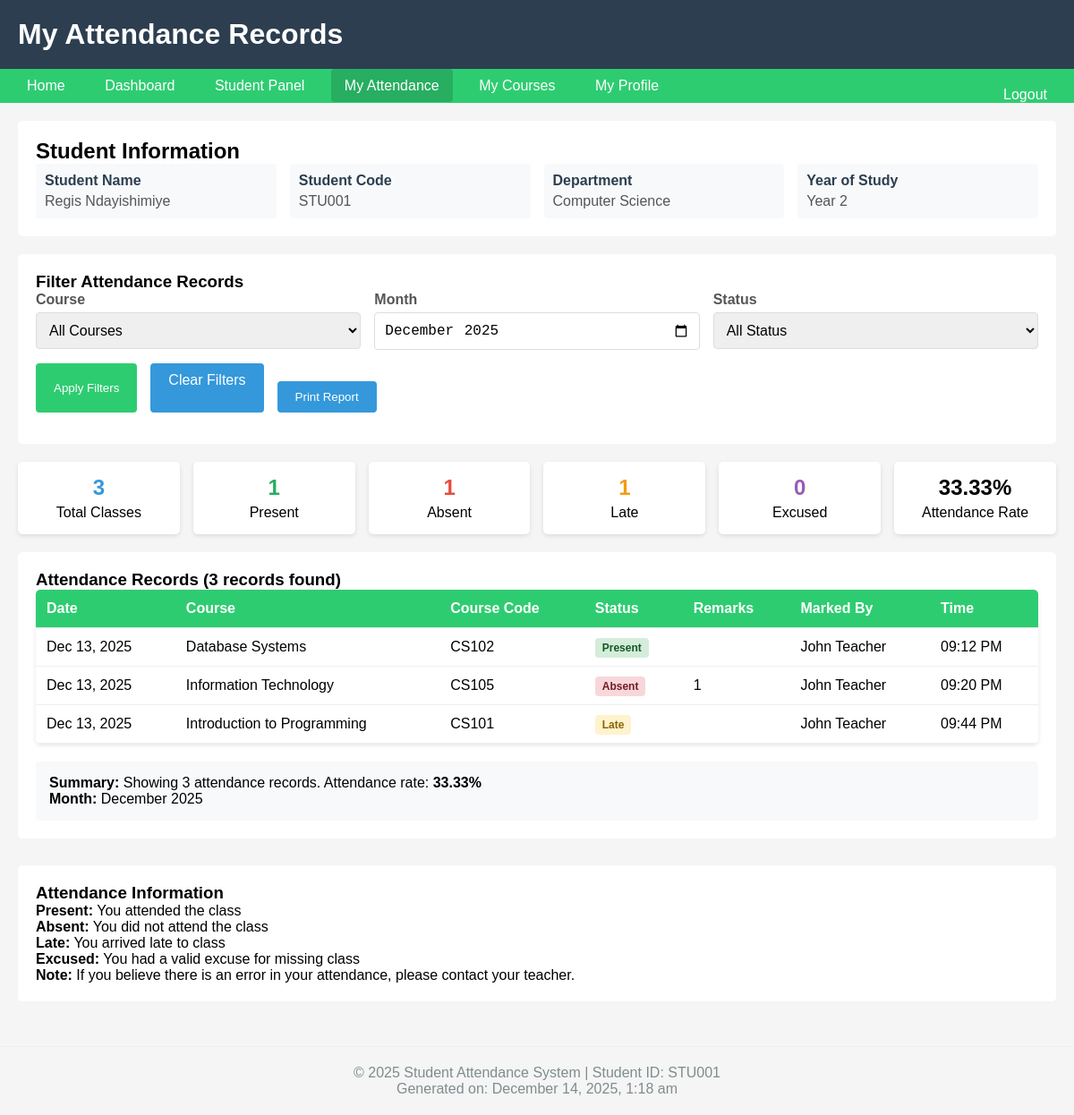
The app's page /my_attendance.php (signed in) with its own data.
### tables this page shows
CREATE TABLE `students` (
  `student_id` int(11) NOT NULL,
  `user_id` int(11) DEFAULT NULL,
  `student_code` varchar(20) NOT NULL,
  `department` varchar(100) DEFAULT NULL,
  `year_of_study` int(11) DEFAULT NULL,
  `phone` varchar(20) DEFAULT NULL
);

CREATE TABLE `attendance` (
  `attendance_id` int(11) NOT NULL,
  `student_id` int(11) NOT NULL,
  `course_id` int(11) NOT NULL,
  `attendance_date` date NOT NULL,
  `status` enum('present','absent','late','excused') NOT NULL,
  `marked_by` int(11) DEFAULT NULL,
  `remarks` text DEFAULT NULL,
  `marked_at` timestamp NOT NULL DEFAULT current_timestamp()
);

CREATE TABLE `courses` (
  `course_id` int(11) NOT NULL,
  `course_code` varchar(20) NOT NULL,
  `course_name` varchar(200) NOT NULL,
  `teacher_id` int(11) DEFAULT NULL,
  `schedule_day` varchar(20) DEFAULT NULL,
  `schedule_time` time DEFAULT NULL,
  `created_at` timestamp NOT NULL DEFAULT current_timestamp()
);

CREATE TABLE `users` (
  `id` int(11) NOT NULL,
  `username` varchar(50) NOT NULL,
  `email` varchar(100) NOT NULL,
  `password` varchar(255) NOT NULL,
  `role` enum('admin','teacher','student') NOT NULL,
  `full_name` varchar(100) NOT NULL,
  `created_at` timestamp NOT NULL DEFAULT current_timestamp()
);

### my_attendance.php (the view, shortened to what this page needs)
<?php
$conn = db_connect();
$user_id = $_SESSION['user_id'];
$student_sql = "SELECT s.* FROM students s WHERE s.user_id = :user_id";
$student_stmt = $conn->prepare($student_sql);
$student_stmt->bindParam(':user_id', $user_id);
$student_stmt->execute();
$student = $student_stmt->fetch();
$student_id = $student['student_id'];
$month = $_GET['month'] ?? date('Y-m');
$sql = "SELECT a.*,
               c.course_code, c.course_name,
               u.full_name as teacher_name
        FROM attendance a
        JOIN courses c ON a.course_id = c.course_id
        JOIN users u ON a.marked_by = u.id
        WHERE a.student_id = :student_id";
$params = [':student_id' => $student_id];
if (!empty($month)) {
    $sql .= " AND DATE_FORMAT(a.attendance_date, '%Y-%m') = :month";
    $params[':month'] = $month;
}
$sql .= " ORDER BY a.attendance_date DESC, c.course_name";
try {
    $stmt = $conn->prepare($sql);
    foreach ($params as $key => $value) {
        $stmt->bindValue($key, $value);
    }
    $stmt->execute();
    $attendance_records = $stmt->fetchAll();
} catch (PDOException $e) {
    $error = "Error loading attendance records: " . $e->getMessage();
}
$total_classes = count($attendance_records);
$present_count = 0;
$absent_count = 0;
$late_count = 0;
$excused_count = 0;
foreach ($attendance_records as $record) {
    switch ($record['status']) {
        case 'present': $present_count++; break;
        case 'absent': $absent_count++; break;
        case 'late': $late_count++; break;
    }
}
$attendance_rate = $total_classes > 0 ? round(($present_count / $total_classes) * 100, 2) : 0;
?>
<!DOCTYPE html>
<html>
<head>
</head>
<body>
    <div class="header">
        <h1>My Attendance Records</h1>
    </div>
    <div class="nav">
        <a href="index.php">Home</a>
        <a href="dashboard.php">Dashboard</a>
        <a href="student.php">Student Panel</a>
        <a href="my_attendance.php" style="background:#27ae60;">My Attendance</a>
        <a href="my_courses.php">My Courses</a>
        <a href="profile.php">My Profile</a>
        <a href="logout.php" style="float:right;">Logout</a>
    </div>
    <div class="container">
        <div class="student-info">
            <h2>Student Information</h2>
            <div class="info-grid">
                <div class="info-item">
                    <div class="info-label">Student Name</div>
                    <div class="info-value"><?php echo htmlspecialchars($_SESSION['full_name']); ?></div>
                </div>
                <div class="info-item">
                    <div class="info-label">Student Code</div>
                    <div class="info-value"><?php echo htmlspecialchars($student['student_code']); ?></div>
                </div>
                <div class="info-item">
                    <div class="info-label">Department</div>
                    <div class="info-value"><?php echo htmlspecialchars($student['department'] ?? 'Not specified'); ?></div>
                </div>
                <div class="info-item">
                    <div class="info-label">Year of Study</div>
                    <div class="info-value">Year <?php echo htmlspecialchars($student['year_of_study'] ?? '1'); ?></div>
                </div>
            </div>
        </div>
        <div class="filter-section">
            <h3>Filter Attendance Records</h3>
            <form method="GET" action="">
                <div class="form-row">
                    <div class="form-group">
                        <label for="course_id">Course</label>
                        <select id="course_id" name="course_id">
                            <option value="">All Courses</option>
                        </select>
                    </div>
                    <div class="form-group">
                        <label for="month">Month</label>
                        <input type="month" id="month" name="month" value="<?php echo htmlspecialchars($month); ?>">
                    </div>
                    <div class="form-group">
                        <label for="status">Status</label>
                        <select id="status" name="status">
                            <option value="">All Status</option>
                        </select>
                    </div>
                </div>
                <div class="form-row">
                    <button type="submit" class="btn btn-success">Apply Filters</button>
                    <a href="my_attendance.php" class="btn">Clear Filters</a>
                    <button type="button" onclick="window.print()" class="btn print-btn">Print Report</button>
                </div>
            </form>
        </div>
        <div class="stats-grid">
            <div class="stat-card">
                <div class="stat-number total"><?php echo $total_classes; ?></div>
                <div>Total Classes</div>
            </div>
            <div class="stat-card">
                <div class="stat-number present"><?php echo $present_count; ?></div>
                <div>Present</div>
            </div>
            <div class="stat-card">
                <div class="stat-number absent"><?php echo $absent_count; ?></div>
                <div>Absent</div>
            </div>
            <div class="stat-card">
                <div class="stat-number late"><?php echo $late_count; ?></div>
                <div>Late</div>
            </div>
            <div class="stat-card">
                <div class="stat-number excused"><?php echo $excused_count; ?></div>
                <div>Excused</div>
            </div>
            <div class="stat-card">
                <div class="stat-number"><?php echo $attendance_rate; ?>%</div>
                <div>Attendance Rate</div>
            </div>
        </div>
        <?php if (!empty($attendance_records)): ?>
            <div style="background: white; padding: 20px; border-radius: 5px;">
                <h3>Attendance Records (<?php echo count($attendance_records); ?> records found)</h3>
                <table class="attendance-table">
                    <thead>
                        <tr>
                            <th>Date</th>
                            <th>Course</th>
                            <th>Course Code</th>
                            <th>Status</th>
                            <th>Remarks</th>
                            <th>Marked By</th>
                            <th>Time</th>
                        </tr>
                    </thead>
                    <tbody>
                        <?php foreach ($attendance_records as $record):
                            $status_class = 'status-' . $record['status'];
                        ?>
                        <tr>
                            <td><?php echo date('M d, Y', strtotime($record['attendance_date'])); ?></td>
                            <td><?php echo htmlspecialchars($record['course_name']); ?></td>
                            <td><?php echo htmlspecialchars($record['course_code']); ?></td>
                            <td><span class="status <?php echo $status_class; ?>"><?php echo ucfirst($record['status']); ?></span></td>
                            <td><?php echo htmlspecialchars($record['remarks'] ?? '-'); ?></td>
                            <td><?php echo htmlspecialchars($record['teacher_name']); ?></td>
                            <td><?php echo date('h:i A', strtotime($record['marked_at'])); ?></td>
                        </tr>
                        <?php endforeach; ?>
                    </tbody>
                </table>
                <div style="margin-top: 20px; padding: 15px; background: #f8f9fa; border-radius: 4px;">
                    <p><strong>Summary:</strong> Showing <?php echo count($attendance_records); ?> attendance records.
                    Attendance rate: <strong><?php echo $attendance_rate; ?>%</strong></p>
                    <?php if (!empty($month)): ?>
                        <p><strong>Month:</strong> <?php echo date('F Y', strtotime($month . '-01')); ?></p>
                    <?php endif; ?>
                </div>
            </div>
        <?php endif; ?>
        <div style="margin-top: 30px; background: white; padding: 20px; border-radius: 5px;">
            <h3>Attendance Information</h3>
            <p><strong>Present:</strong> You attended the class</p>
            <p><strong>Absent:</strong> You did not attend the class</p>
            <p><strong>Late:</strong> You arrived late to class</p>
            <p><strong>Excused:</strong> You had a valid excuse for missing class</p>
            <p><strong>Note:</strong> If you believe there is an error in your attendance, please contact your teacher.</p>
        </div>
    </div>
    <div class="footer">
        <p>© 2025 Student Attendance System | Student ID: <?php echo htmlspecialchars($student['student_code']); ?></p>
        <p>Generated on: <?php echo date('F j, Y, g:i a'); ?></p>
    </div>
</body>
</html>

### my_attendance.php (style rules this page uses)
* { margin: 0; padding: 0; box-sizing: border-box; }
body { font-family: Arial, sans-serif; background: #f5f5f5; }
.header { background: #2c3e50; color: white; padding: 20px; }
.nav { background: #2ecc71; padding: 10px; }
.nav a { color: white; text-decoration: none; padding: 10px 15px; margin: 0 5px; border-radius: 4px; }
.container { max-width: 1200px; margin: 0 auto; padding: 20px; }
.student-info { background: white; padding: 20px; border-radius: 5px; margin-bottom: 20px; }
.info-grid { display: grid; grid-template-columns: repeat(auto-fit, minmax(200px, 1fr)); gap: 15px; }
.info-item { padding: 10px; background: #f8f9fa; border-radius: 4px; }
.info-label { font-weight: bold; color: #2c3e50; margin-bottom: 5px; }
.info-value { color: #555; }
.filter-section { background: white; padding: 20px; border-radius: 5px; margin-bottom: 20px; }
.form-row { display: flex; flex-wrap: wrap; gap: 15px; margin-bottom: 15px; }
.form-group { flex: 1; min-width: 200px; }
label { display: block; margin-bottom: 5px; color: #555; font-weight: bold; }
input, select { width: 100%; padding: 10px; border: 1px solid #ddd; border-radius: 4px; font-size: 16px; }
.btn { background: #3498db; color: white; border: none; padding: 10px 20px; border-radius: 4px; cursor: pointer; text-decoration: none; display: inline-block; }
.btn-success { background: #2ecc71; }
.stats-grid { display: grid; grid-template-columns: repeat(auto-fit, minmax(150px, 1fr)); gap: 15px; margin-bottom: 20px; }
.stat-card { background: white; padding: 15px; border-radius: 5px; text-align: center; box-shadow: 0 2px 5px rgba(0,0,0,0.1); }
.stat-number { font-size: 24px; font-weight: bold; margin-bottom: 5px; }
.present { color: #27ae60; }
.absent { color: #e74c3c; }
.late { color: #f39c12; }
.excused { color: #9b59b6; }
.total { color: #3498db; }
.attendance-table { width: 100%; border-collapse: collapse; background: white; border-radius: 5px; overflow: hidden; box-shadow: 0 2px 5px rgba(0,0,0,0.1); }
.attendance-table th, .attendance-table td { padding: 12px; text-align: left; border-bottom: 1px solid #eee; }
.attendance-table th { background: #2ecc71; color: white; }
.status { padding: 4px 8px; border-radius: 4px; font-size: 12px; font-weight: bold; }
.status-present { background: #d4edda; color: #155724; }
.status-absent { background: #f8d7da; color: #721c24; }
.status-late { background: #fff3cd; color: #856404; }
.print-btn { margin-top: 20px; }
.footer { text-align: center; padding: 20px; margin-top: 30px; color: #7f8c8d; border-top: 1px solid #eee; }

### records on screen
students: student_code "STU001", department "Computer Science", year_of_study "2"
attendance: attendance_date "Dec 13, 2025", course.course_name "Database Systems", course.course_code "CS102", status "Present", marked_by.full_name "John Teacher", marked_at "09:12 PM"
attendance: attendance_date "Dec 13, 2025", course.course_name "Information Technology", course.course_code "CS105", status "Absent", remarks "1", marked_by.full_name "John Teacher", marked_at "09:20 PM"
attendance: attendance_date "Dec 13, 2025", course.course_name "Introduction to Programming", course.course_code "CS101", status "Late", marked_by.full_name "John Teacher", marked_at "09:44 PM"

### other values on screen
$_SESSION['full_name'] "Regis Ndayishimiye"
$total_classes "3"
$present_count "1"
$absent_count "1"
$late_count "1"
$excused_count "0"
$attendance_rate "33.33"
count($attendance_records) "3"
